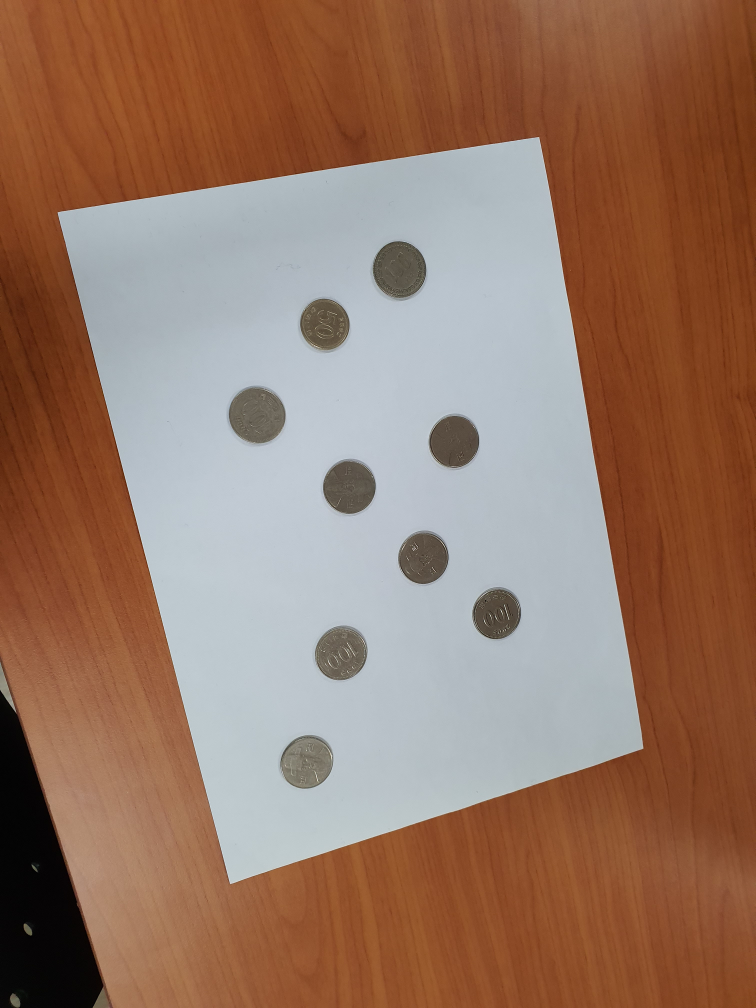
#> input picture images/inclass/lighton4.jpg, 3024 x 4032 px (shown at 1/4 size)
$ jupyter execute Final.ipynb   (older library calls are emulated)
#> lines starting #> are read from the running program, lines starting #| are printed output that depends on the picture; after the words box and inside, x2 and y2 are one past the last pixel; in counts of white or black regions, pixels touching at a corner belong together
## A4용지 Detect하여 Perspective (자동)

[cell 1]
#A4 Detect//A4 찾아서 detect하고 contour 그리기
import numpy as np
import cv2
from matplotlib import pyplot as plt

img = cv2.imread('./images/inclass/lighton4.jpg')
#> img is the input picture: shape (4032, 3024, 3); mean B, G, R 101.5, 118.9, 150.6
img_ori = img.copy()
img_gray = cv2.cvtColor(img,cv2.COLOR_BGR2GRAY)
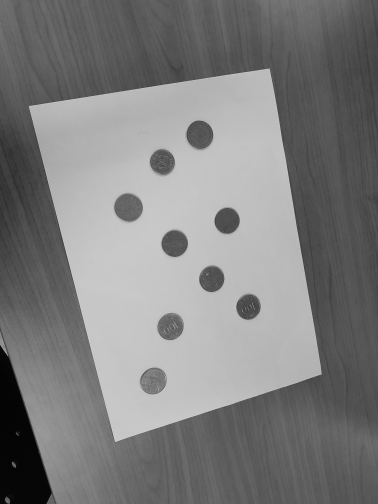
#> img_gray: shape (4032, 3024) (shown at 1/8 size); min 0, max 255, mean 126.4

# Blurring
dst = cv2.medianBlur(img_gray, 9)  #medianBlur
dst2 = cv2.bilateralFilter(dst, 9, 100, 100) # Bilateral Filtering

#binary_img = cv2.adaptiveThreshold(dst2, 255, cv2.ADAPTIVE_THRESH_GAUSSIAN_C, cv2.THRESH_BINARY_INV, 33, 5)
ret, binary_img = cv2.threshold(dst2, 170, 255, cv2.THRESH_BINARY)
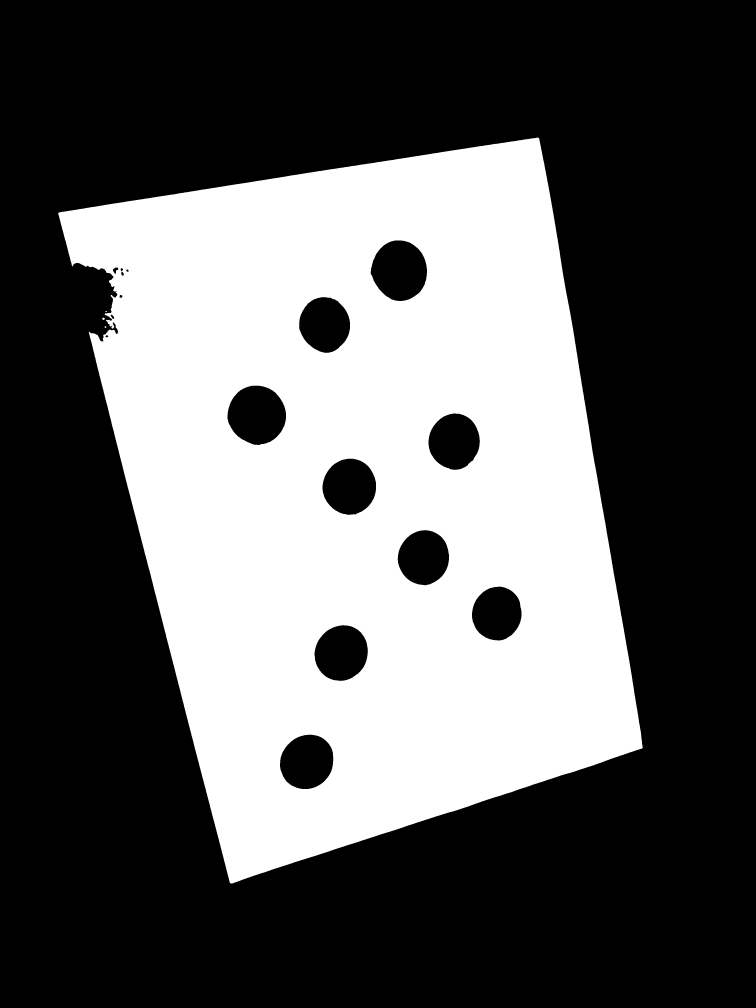
#> binary_img: shape (4032, 3024) (shown at 1/4 size); 36.6% white; 4 white regions

ret_img, contour, hierarchy = cv2.findContours(binary_img,
                                            cv2.RETR_EXTERNAL,
                                            cv2.CHAIN_APPROX_SIMPLE)
#> contour = 4 contours, 1 with area under 20; largest, box (x1, y1, x2, y2) and area: (233, 550, 2571, 3534) 4793756, (409, 1271, 419, 1280) 57, (418, 1305, 425, 1312) 27

#img = img_ori.copy()

#추출된 contour 중 가장 큰 contour 찾기
max = 0;
index = -1;
for i in range(len(contour)):
   # print(max,i)
    if(max<len(contour[i])):
        index = i
        max = len(contour[i])
#> this loop made 4 passes
#> max on passes 1, 2, 4: 8, 12, 4183
#> after the loop, index = 3; max = 4183

cnt = contour[index]
#> cnt = contour of 4183 points, box (x1, y1, x2, y2) (233, 550, 2571, 3534), area 4793756
epsilon1 = 0.1*cv2.arcLength(cnt, True)
#> epsilon1 = 1009.9
approx1 = cv2.approxPolyDP(cnt, epsilon1, True)
#> approx1 = [[2154, 551], [233, 853], [922, 3533], [2570, 2990]]
cv2.drawContours(img, [approx1], 0, (0, 255, 0), 20)
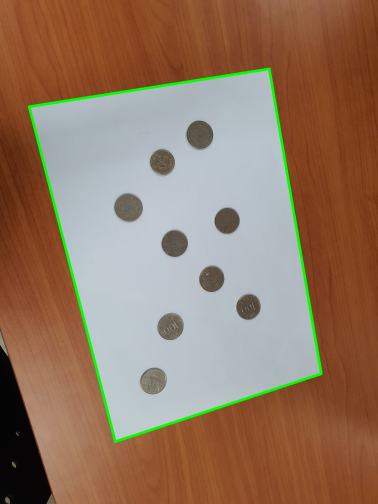
#> img: shape (4032, 3024, 3) (shown at 1/8 size); mean B, G, R 99.1, 120.4, 148

plt.figure(figsize=(12,12))
plt.imshow(img)

[cell 2]
#만약 정상적으로 4개의 점을 찾지 못하면 threshold를 이용하여 재시도
if (len(approx1)!=4):
    ret_threshold, binary_img = cv2.threshold(dst2,
                                          170,
                                          255,
                                          cv2.THRESH_BINARY)

    img, contour, hierarchy = cv2.findContours(binary_img,
                                            cv2.RETR_EXTERNAL,
                                            cv2.CHAIN_APPROX_SIMPLE)

    img = img_ori.copy()

    max = 0;
    index = -1;
    for i in range(len(contour)):
   # print(max,i)         if(max<len(contour[i])):
            index = i
            max = len(contour[i])
            cnt=contour[index]

    cv2.drawContours(img, [cnt], 0, (255, 255, 0), 1)

    epsilon1 = 0.1*cv2.arcLength(cnt, True)
    approx1 = cv2.approxPolyDP(cnt, epsilon1, True)

    cv2.drawContours(img, [approx1], 0, (0, 255, 0), 20)
    plt.figure(figsize=(12,12))
    plt.imshow(img)

else:
    pass

[cell 3]
#정확하게 A4를 perspect하도록 좌표 재조정
approx_list = []
for i in range(8):
    vals = approx1.item(i)
    approx_list.append(vals)
#> this loop made 8 passes
#> vals on passes 1 to 8: 2154, 551, 233, 853, 922, 3533, 2570, 2990
#> after the loop, approx_list = [2154, 551, 233, 853, 922, 3533, 2570, 2990]

approx_list = np.array(approx_list)
pts1 = approx_list.reshape(4,-1).astype(np.float32)
#> pts1 has the same summary as approx1

def order_points(pts):
    rect = np.zeros((4, 2), dtype = "float32")

    s = pts.sum(axis = 1)
#> s = [2705, 1086, 4455, 5560]
    rect[0] = pts[np.argmin(s)]
    rect[2] = pts[np.argmax(s)]

    diff = np.diff(pts, axis = 1)
#> diff = [-1603, 620, 2611, 420]
    rect[1] = pts[np.argmin(diff)]
    rect[3] = pts[np.argmax(diff)]

    return rect

pts1 = order_points(pts1)
#> pts1 = [[233, 853], [2154, 551], [2570, 2990], [922, 3533]]

import math
def distance(p0, p1):
    return math.sqrt((p0[0] - p1[0])**2 + (p0[1] - p1[1])**2)

dist0_1 = distance(pts1[0], pts1[1])
#> dist0_1 = 1944.6
dist1_2 = distance(pts1[1], pts1[2])
#> dist1_2 = 2474.2


if(dist0_1 > dist1_2):
    pts2 = np.float32([[0,0],[1189,0],[1189,841],[0,841]]) # 이 상태는 좌측하단, 우측상단, 우측하단, 좌측상단임
elif(dist0_1 < dist1_2):
    pts2 = np.float32([[1189,0],[1189,841],[0,841], [0,0]]) # 이 상태는 좌측상단, 우측상단, 우측하단, 좌측하단임

[cell 4]
#Perspective Transform
M = cv2.getPerspectiveTransform(pts1, pts2)
#> M = [[-0.13, -0.394, 1511.4], [0.359, -0.0923, -4.92], [-6.12e-05, -2.65e-05, 1]]
dst = cv2.warpPerspective(img, M, (1189, 841))
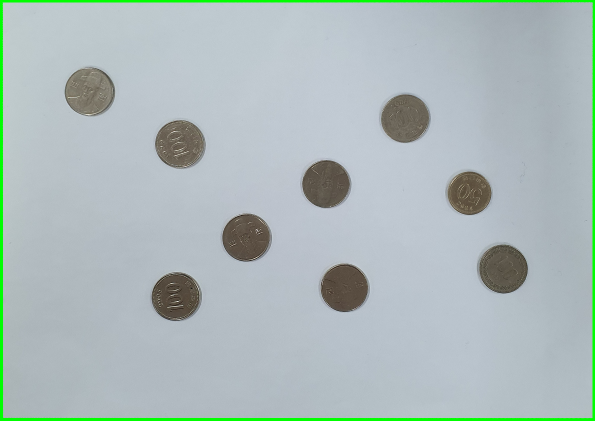
#> dst: shape (841, 1189, 3) (shown at 1/2 size); mean B, G, R 186.6, 186.2, 172.8

plt.figure(figsize=(12,12))
plt.subplot(121),plt.imshow(img),plt.title('image')
plt.subplot(122),plt.imshow(dst),plt.title('Perspective')
plt.show()

## 원 검출하기

[cell 5]
#원의 윤곽 부각되도록
gray = cv2.cvtColor(dst,cv2.COLOR_BGR2GRAY)
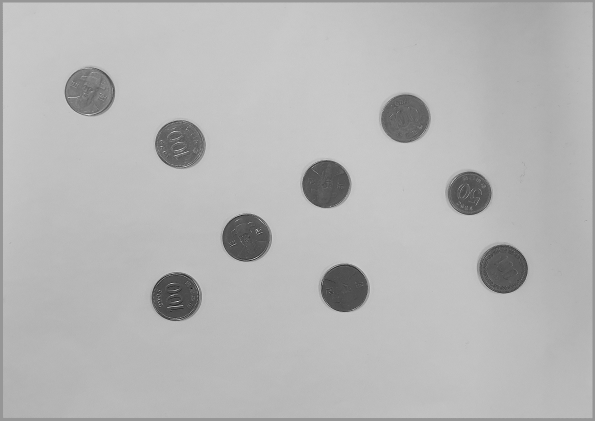
#> gray: shape (841, 1189) (shown at 1/2 size); min 2, max 254, mean 182.1
blur = cv2.medianBlur(gray, 5)
line = cv2.bilateralFilter(blur, 5, 30, 30) # Bilateral Filtering
# Blur 처리해서 noise를 제거한다
#cimg = cv2.cvtColor(line, cv2.COLOR_GRAY2BGR)

cimg = dst.copy()


# 겹친 동전의 모양까지 원으로 검출하는 기준을 정의한다
circles = cv2.HoughCircles(line, cv2.HOUGH_GRADIENT, 1, 20, np.array([]), param1=150, param2=20, minRadius=15, maxRadius=50)
#> circles = [[651.5, 367.5, 47.2], [1006.5, 538.5, 48.3], [938.5, 385.5, 43], [809.5, 236.5, 48.3], [358.5, 287.5, 48.3], [494.5, 476.5, 49.4], [351.5, 593.5, 48.3], [690.5, 575.5, 48.1], [178.5, 182.5, 49.4]]
circles = np.uint16(np.around(circles))
#> circles = [[652, 368, 47], [1006, 538, 48], [938, 386, 43], [810, 236, 48], [358, 288, 48], [494, 476, 49], [352, 594, 48], [690, 576, 48], [178, 182, 49]]

fivehund = 0
onehund = 0
fifty = 0
ten = 0


# 위 조건에 맞춰 cimg에 동전별로 원을 그린다
for circ in circles[0,:]:
    if circ[2] >= 50: #or circ[2] >= 38 or circ[2] >= 28:
        fivehund += 1
        cv2.circle(cimg, (circ[0], circ[1]), circ[2], (0,255,0) ,2)
    elif circ[2] >= 45: #or circ[2] >= 35 or circ[2] >= 25:
        onehund += 1
        cv2.circle(cimg, (circ[0], circ[1]), circ[2], (0,0,255) ,2)
    elif circ[2] >= 40: #or circ[2] >= 22:
        fifty += 1
        cv2.circle(cimg, (circ[0], circ[1]), circ[2], (0,0,0) ,2)
    else:
        ten += 1
        cv2.circle(cimg, (circ[0], circ[1]), circ[2], (255,0,0), 2)
#> this loop made 9 passes
#> (circ, fifty) on pass 3: ([938, 386, 43], 1)
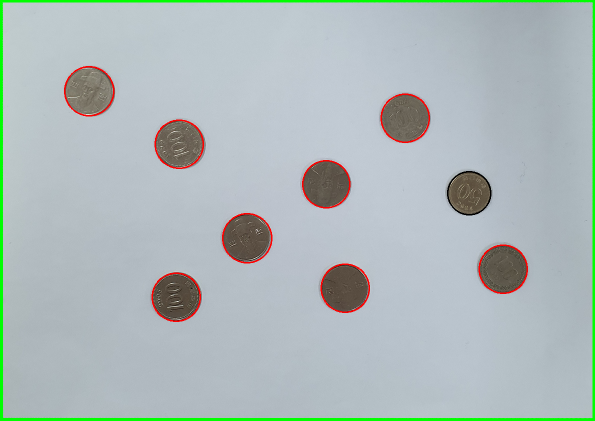
#> cimg: shape (841, 1189, 3) (shown at 1/2 size); 0.81% of pixels changed, all inside (x1, y1, x2, y2) = (128, 132, 1056, 644)
#> after the loop, fifty = 1; fivehund = 0; onehund = 8; ten = 0

# 동전 좌표 확인하기
count = circles[0,:]        # 인식된 원의 개수를 count라고 지정한다
#> count has the same summary as circles
# len(count)
c_array = circles.reshape(len(count), -1)                      # 검출된 원의 개수를 행의 개수로 하는 배열을 array라고 지정한다
#> c_array has the same summary as circles
radiusSet = c_array[:,-1]
#> radiusSet = [47, 48, 43, 48, 48, 49, 48, 48, 49]


# 총액 계산하기
total = (500 * fivehund + 100 * onehund + 50 * fifty + 10 * ten)
#> total = 850

print('500원: {} 개'.format(fivehund),
      '\n100원: {} 개'.format(onehund),
      '\n 50원: {} 개'.format(fifty),
      '\n 10원: {} 개'.format(ten))
#| 500원: 0 개
#| 100원: 8 개
#|  50원: 1 개
#|  10원: 0 개
print('동전 총합: {} 원'.format(total))
#| 동전 총합: 850 원

$ run again, with images/inclass/lighton1.jpg copied over images/inclass/lighton4.jpg
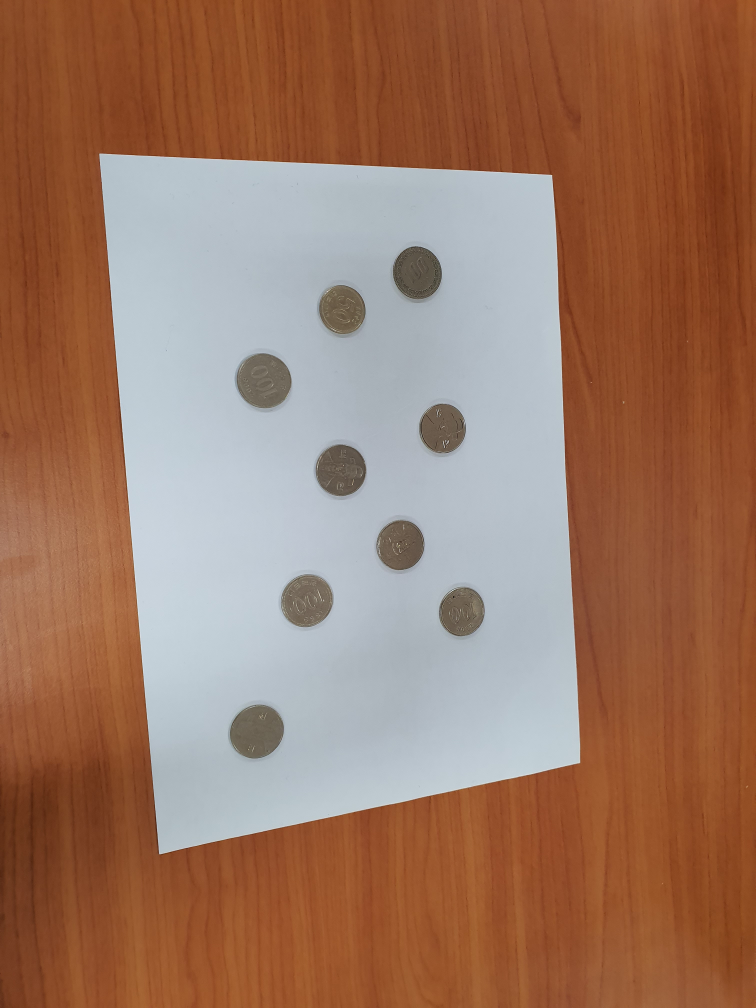
#> input picture images/inclass/lighton1.jpg, 3024 x 4032 px (shown at 1/4 size)
#> img is the input picture: shape (4032, 3024, 3); mean B, G, R 99.3, 119.3, 156.6
#> `ret, binary_img = cv2.threshold(dst2, 170, 255, cv2.THRESH_BINARY)`:
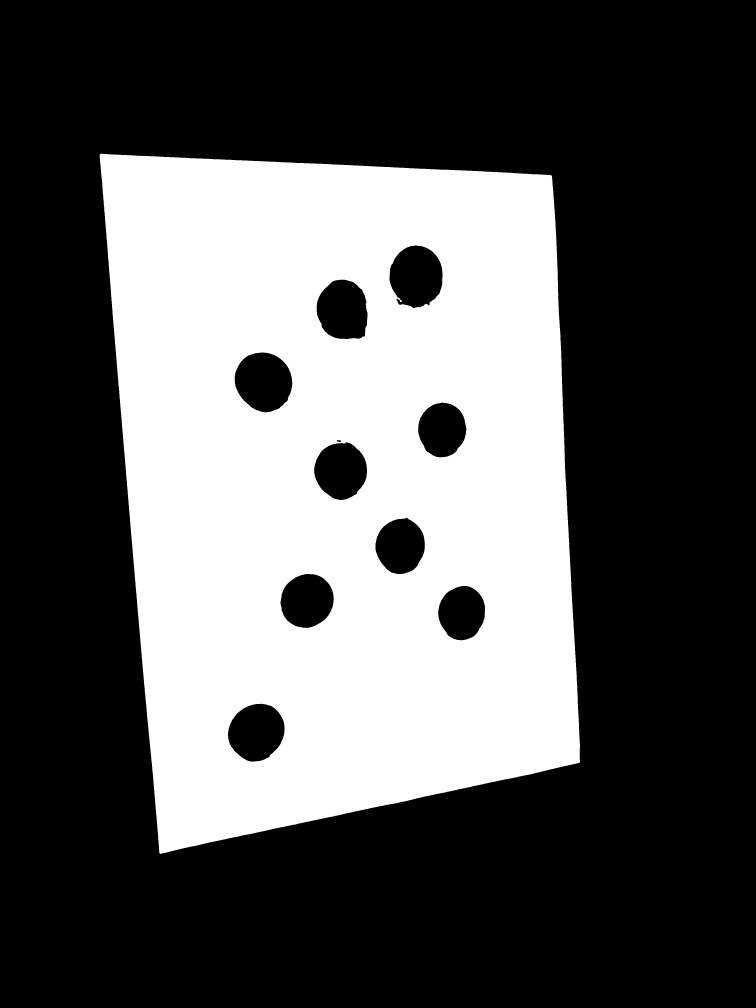
#> binary_img: shape (4032, 3024) (shown at 1/4 size); 34.4% white; 1 white region
#> contour = 1 contour; box (x1, y1, x2, y2) and area: (399, 615, 2320, 3415) 4526794
#> the loop `for i in range(len(contour)):` made 1 pass
#> (index, max) on pass 1: (0, 1622)
#> after the loop `for i in range(len(contour)):`: index = 0; max = 1622
#> cnt = contour of 1622 points, box (x1, y1, x2, y2) (399, 615, 2320, 3415), area 4526794
#> epsilon1 = 896.5
#> approx1 = [[401, 616], [638, 3412], [2316, 3051], [2206, 703]]
#> the loop `for i in range(8):` made 8 passes
#> vals on passes 1 to 8: 401, 616, 638, 3412, 2316, 3051, 2206, 703
#> after the loop `for i in range(8):`: approx_list = [401, 616, 638, 3412, 2316, 3051, 2206, 703]
#> `pts1 = approx_list.reshape(4,-1).astype(np.float32)`: pts1 has the same summary as approx1
#> s = [1017, 4050, 5367, 2909]
#> diff = [215, 2774, 735, -1503]
#> `pts1 = order_points(pts1)`: pts1 = [[401, 616], [2206, 703], [2316, 3051], [638, 3412]]
#> dist0_1 = 1807.1
#> dist1_2 = 2350.6
#> M = [[-0.086, -0.4, 1418.5], [0.373, -0.0316, -130.1], [-8.79e-05, -1.27e-05, 1]]
#> `circles = cv2.HoughCircles(line, cv2.HOUGH_GRADIENT, 1, 20, np.array([..`: circles = [[184.5, 184.5, 48.3], [408.5, 292.5, 48], [809.5, 243.5, 48.3], [999.5, 546.5, 48.3], [641.5, 372.5, 47.4], [492.5, 478.5, 47.9], [348.5, 597.5, 48.3], [933.5, 394.5, 44.4], [707.5, 579.5, 47.2]]
#> `circles = np.uint16(np.around(circles))`: circles = [[184, 184, 48], [408, 292, 48], [810, 244, 48], [1000, 546, 48], [642, 372, 47], [492, 478, 48], [348, 598, 48], [934, 394, 44], [708, 580, 47]]
#> the loop `for circ in circles[0,:]:` made 9 passes
#> (circ, fifty) on pass 8: ([934, 394, 44], 1)
#> after the loop `for circ in circles[0,:]:`:
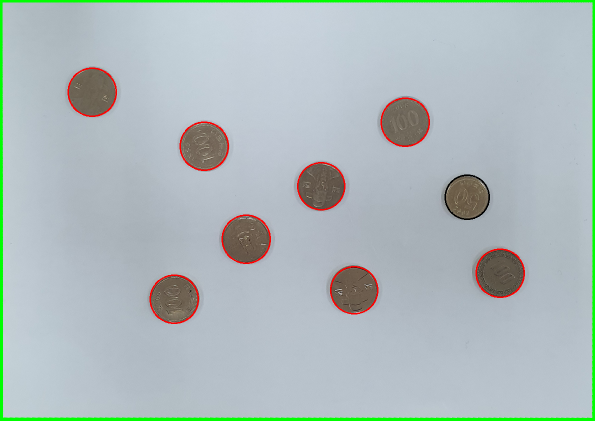
#> cimg: shape (841, 1189, 3) (shown at 1/2 size); mean B, G, R 187.6, 186.1, 174
#> after the loop `for circ in circles[0,:]:`: fifty = 1; fivehund = 0; onehund = 8; ten = 0
#> count has the same summary as circles
#> c_array has the same summary as circles
#> radiusSet = [48, 48, 48, 48, 47, 48, 48, 44, 47]
#> total = 850
#| 500원: 0 개
#| 100원: 8 개
#|  50원: 1 개
#|  10원: 0 개
#| 동전 총합: 850 원
